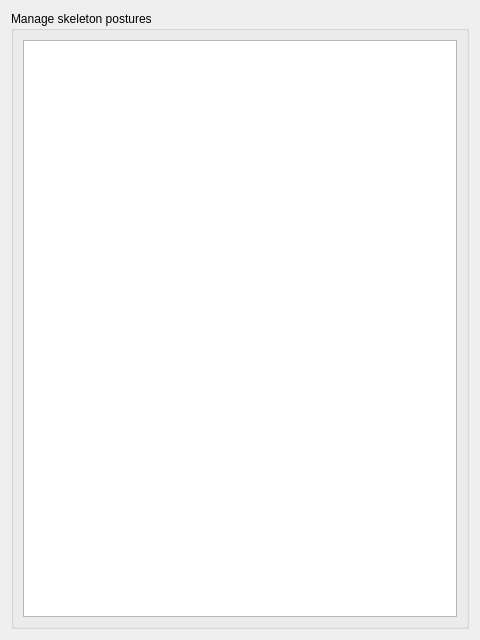
<?xml version="1.0" encoding="UTF-8"?>
<ui version="4.0">
 <class>ManagePostures</class>
 <widget class="QWidget" name="ManagePostures">
  <property name="geometry">
   <rect>
    <x>0</x>
    <y>0</y>
    <width>480</width>
    <height>640</height>
   </rect>
  </property>
  <property name="windowTitle">
   <string>Form</string>
  </property>
  <layout class="QGridLayout" name="gridLayout">
   <item row="0" column="0">
    <widget class="SideWidgetGroupBox" name="groupBox">
     <property name="title">
      <string>Manage skeleton postures</string>
     </property>
     <layout class="QVBoxLayout" name="verticalLayout">
      <item>
       <widget class="TreeWidgetExtension" name="postureTreeWidget">
        <property name="headerHidden">
         <bool>true</bool>
        </property>
        <column>
         <property name="text">
          <string notr="true">1</string>
         </property>
        </column>
       </widget>
      </item>
     </layout>
    </widget>
   </item>
  </layout>
 </widget>
 <customwidgets>
  <customwidget>
   <class>SideWidgetGroupBox</class>
   <extends>QGroupBox</extends>
   <header>GUI/SideWidgetComponents/SideWidgetGroupBox.h</header>
   <container>1</container>
  </customwidget>
  <customwidget>
   <class>TreeWidgetExtension</class>
   <extends>QTreeWidget</extends>
   <header>GUI/WidgetExtensions/TreeWidgetExtension.h</header>
  </customwidget>
 </customwidgets>
 <resources/>
 <connections/>
</ui>
